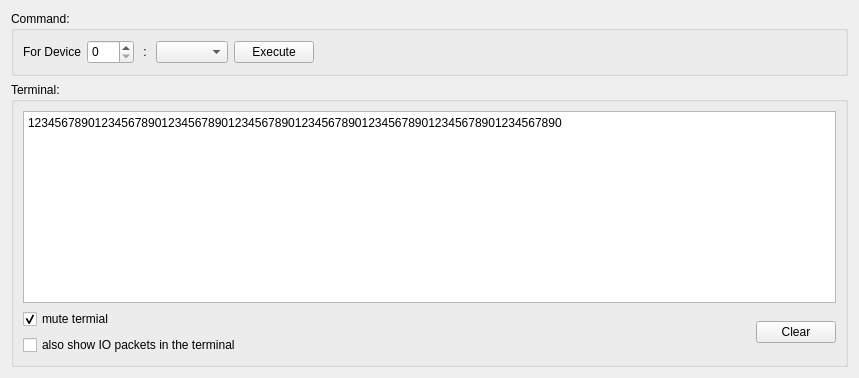
     <widget class="QWidget" name="commandTab">
      <attribute name="title">
       <string>Commands</string>
      </attribute>
      <layout class="QVBoxLayout" name="verticalLayout_3">
       <item>
        <widget class="QGroupBox" name="commandGroupBox">
         <property name="title">
          <string>Command:</string>
         </property>
         <layout class="QHBoxLayout" name="horizontalLayout_2">
          <item>
           <widget class="QLabel" name="commandLabel">
            <property name="sizePolicy">
             <sizepolicy hsizetype="Minimum" vsizetype="Preferred">
              <horstretch>0</horstretch>
              <verstretch>0</verstretch>
             </sizepolicy>
            </property>
            <property name="minimumSize">
             <size>
              <width>0</width>
              <height>24</height>
             </size>
            </property>
            <property name="maximumSize">
             <size>
              <width>151</width>
              <height>24</height>
             </size>
            </property>
            <property name="text">
             <string>For Device</string>
            </property>
            <property name="alignment">
             <set>Qt::AlignRight|Qt::AlignTrailing|Qt::AlignVCenter</set>
            </property>
           </widget>
          </item>
          <item>
           <widget class="QSpinBox" name="deviceIDSpinBox">
            <property name="minimumSize">
             <size>
              <width>47</width>
              <height>24</height>
             </size>
            </property>
            <property name="maximumSize">
             <size>
              <width>47</width>
              <height>24</height>
             </size>
            </property>
            <property name="maximum">
             <number>17</number>
            </property>
           </widget>
          </item>
          <item>
           <widget class="QLabel" name="label">
            <property name="sizePolicy">
             <sizepolicy hsizetype="Minimum" vsizetype="Preferred">
              <horstretch>0</horstretch>
              <verstretch>0</verstretch>
             </sizepolicy>
            </property>
            <property name="text">
             <string> : </string>
            </property>
           </widget>
          </item>
          <item>
           <widget class="QComboBox" name="commandComboBox">
            <property name="sizePolicy">
             <sizepolicy hsizetype="Minimum" vsizetype="Fixed">
              <horstretch>0</horstretch>
              <verstretch>0</verstretch>
             </sizepolicy>
            </property>
            <property name="sizeAdjustPolicy">
             <enum>QComboBox::AdjustToContentsOnFirstShow</enum>
            </property>
           </widget>
          </item>
          <item>
           <widget class="QPushButton" name="executeButton">
            <property name="text">
             <string>Execute</string>
            </property>
           </widget>
          </item>
          <item>
           <spacer name="deviceAddressHorizontalSpacer">
            <property name="orientation">
             <enum>Qt::Horizontal</enum>
            </property>
            <property name="sizeHint" stdset="0">
             <size>
              <width>522</width>
              <height>20</height>
             </size>
            </property>
           </spacer>
          </item>
         </layout>
        </widget>
       </item>
       <item>
        <widget class="QGroupBox" name="terminalGroupBox">
         <property name="title">
          <string>Terminal:</string>
         </property>
         <layout class="QVBoxLayout" name="verticalLayout_6">
          <item>
           <widget class="QTextEdit" name="terminalTextEdit">
            <property name="readOnly">
             <bool>true</bool>
            </property>
            <property name="html">
             <string>&lt;!DOCTYPE HTML PUBLIC &quot;-//W3C//DTD HTML 4.0//EN&quot; &quot;http://www.w3.org/TR/REC-html40/strict.dtd&quot;&gt;
&lt;html&gt;&lt;head&gt;&lt;meta name=&quot;qrichtext&quot; content=&quot;1&quot; /&gt;&lt;style type=&quot;text/css&quot;&gt;
p, li { white-space: pre-wrap; }
&lt;/style&gt;&lt;/head&gt;&lt;body style=&quot; font-family:'Sans Serif'; font-size:9pt; font-weight:400; font-style:normal;&quot;&gt;
&lt;p style=&quot; margin-top:0px; margin-bottom:0px; margin-left:0px; margin-right:0px; -qt-block-indent:0; text-indent:0px;&quot;&gt;12345678901234567890123456789012345678901234567890123456789012345678901234567890&lt;/p&gt;&lt;/body&gt;&lt;/html&gt;</string>
            </property>
           </widget>
          </item>
          <item>
           <layout class="QHBoxLayout" name="horizontalLayout_4">
            <item>
             <layout class="QVBoxLayout" name="verticalLayout">
              <item>
               <widget class="QCheckBox" name="muteTerminalCheckBox">
                <property name="sizePolicy">
                 <sizepolicy hsizetype="Preferred" vsizetype="Fixed">
                  <horstretch>0</horstretch>
                  <verstretch>0</verstretch>
                 </sizepolicy>
                </property>
                <property name="text">
                 <string>mute termial</string>
                </property>
                <property name="checked">
                 <bool>true</bool>
                </property>
               </widget>
              </item>
              <item>
               <widget class="QCheckBox" name="showPacketsInTerminalCheckBox">
                <property name="sizePolicy">
                 <sizepolicy hsizetype="Preferred" vsizetype="Fixed">
                  <horstretch>0</horstretch>
                  <verstretch>0</verstretch>
                 </sizepolicy>
                </property>
                <property name="text">
                 <string>also show IO packets in the terminal</string>
                </property>
                <property name="checked">
                 <bool>false</bool>
                </property>
               </widget>
              </item>
             </layout>
            </item>
            <item>
             <spacer name="horizontalSpacer_3">
              <property name="orientation">
               <enum>Qt::Horizontal</enum>
              </property>
              <property name="sizeHint" stdset="0">
               <size>
                <width>40</width>
                <height>20</height>
               </size>
              </property>
             </spacer>
            </item>
            <item>
             <widget class="QPushButton" name="clearTerminalPushButton">
              <property name="text">
               <string>Clear</string>
              </property>
             </widget>
            </item>
           </layout>
          </item>
         </layout>
        </widget>
       </item>
      </layout>
     </widget>
